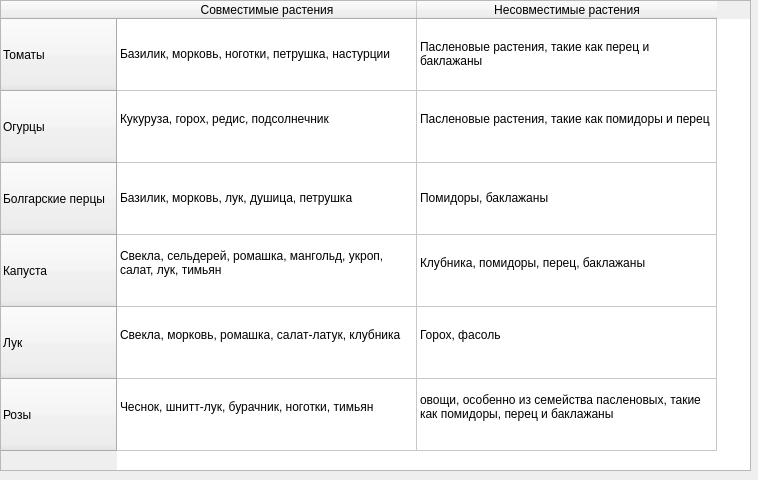
<?xml version="1.0" encoding="UTF-8"?>
<ui version="4.0">
 <class>Form</class>
 <widget class="QWidget" name="Form">
  <property name="geometry">
   <rect>
    <x>0</x>
    <y>0</y>
    <width>758</width>
    <height>480</height>
   </rect>
  </property>
  <property name="windowTitle">
   <string>Form</string>
  </property>
  <widget class="QTableWidget" name="tableWidget">
   <property name="geometry">
    <rect>
     <x>0</x>
     <y>0</y>
     <width>751</width>
     <height>471</height>
    </rect>
   </property>
   <property name="sizePolicy">
    <sizepolicy hsizetype="Expanding" vsizetype="Expanding">
     <horstretch>0</horstretch>
     <verstretch>0</verstretch>
    </sizepolicy>
   </property>
   <property name="minimumSize">
    <size>
     <width>100</width>
     <height>177</height>
    </size>
   </property>
   <property name="sizeAdjustPolicy">
    <enum>QAbstractScrollArea::AdjustIgnored</enum>
   </property>
   <property name="autoScroll">
    <bool>true</bool>
   </property>
   <attribute name="horizontalHeaderDefaultSectionSize">
    <number>300</number>
   </attribute>
   <attribute name="verticalHeaderDefaultSectionSize">
    <number>72</number>
   </attribute>
   <attribute name="verticalHeaderMinimumSectionSize">
    <number>42</number>
   </attribute>
   <row>
    <property name="text">
     <string>Томаты</string>
    </property>
   </row>
   <row>
    <property name="text">
     <string>Огурцы</string>
    </property>
   </row>
   <row>
    <property name="text">
     <string>Болгарские перцы</string>
    </property>
   </row>
   <row>
    <property name="text">
     <string>Капуста</string>
    </property>
   </row>
   <row>
    <property name="text">
     <string>Лук</string>
    </property>
   </row>
   <row>
    <property name="text">
     <string>Розы</string>
    </property>
   </row>
   <column>
    <property name="text">
     <string>Совместимые растения</string>
    </property>
   </column>
   <column>
    <property name="text">
     <string>Несовместимые растения</string>
    </property>
   </column>
   <item row="0" column="0">
    <property name="text">
     <string>Базилик, морковь, ноготки, петрушка, настурции</string>
    </property>
   </item>
   <item row="0" column="1">
    <property name="text">
     <string>Пасленовые растения, такие как перец и баклажаны</string>
    </property>
   </item>
   <item row="1" column="0">
    <property name="text">
     <string>Кукуруза, горох, редис, подсолнечник
</string>
    </property>
   </item>
   <item row="1" column="1">
    <property name="text">
     <string>Пасленовые растения, такие как помидоры и перец
</string>
    </property>
   </item>
   <item row="2" column="0">
    <property name="text">
     <string>Базилик, морковь, лук, душица, петрушка</string>
    </property>
   </item>
   <item row="2" column="1">
    <property name="text">
     <string>Помидоры, баклажаны</string>
    </property>
   </item>
   <item row="3" column="0">
    <property name="text">
     <string>Свекла, сельдерей, ромашка, мангольд, укроп, салат, лук, тимьян
</string>
    </property>
   </item>
   <item row="3" column="1">
    <property name="text">
     <string>Клубника, помидоры, перец, баклажаны
</string>
    </property>
   </item>
   <item row="4" column="0">
    <property name="text">
     <string>Свекла, морковь, ромашка, салат-латук, клубника
</string>
    </property>
   </item>
   <item row="4" column="1">
    <property name="text">
     <string>Горох, фасоль
</string>
    </property>
   </item>
   <item row="5" column="0">
    <property name="text">
     <string>Чеснок, шнитт-лук, бурачник, ноготки, тимьян
</string>
    </property>
   </item>
   <item row="5" column="1">
    <property name="text">
     <string>овощи, особенно из семейства пасленовых, такие как помидоры, перец и баклажаны
</string>
    </property>
   </item>
  </widget>
 </widget>
 <resources/>
 <connections/>
</ui>
